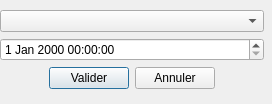
<?xml version="1.0" encoding="UTF-8"?>
<ui version="4.0">
 <class>dialog_gribDate_ui</class>
 <widget class="QDialog" name="dialog_gribDate_ui">
  <property name="geometry">
   <rect>
    <x>0</x>
    <y>0</y>
    <width>272</width>
    <height>104</height>
   </rect>
  </property>
  <property name="sizePolicy">
   <sizepolicy hsizetype="Preferred" vsizetype="Preferred">
    <horstretch>0</horstretch>
    <verstretch>0</verstretch>
   </sizepolicy>
  </property>
  <property name="windowTitle">
   <string>Grib dates</string>
  </property>
  <widget class="QWidget" name="layoutWidget">
   <property name="geometry">
    <rect>
     <x>0</x>
     <y>10</y>
     <width>264</width>
     <height>82</height>
    </rect>
   </property>
   <layout class="QVBoxLayout" name="verticalLayout">
    <item>
     <widget class="QComboBox" name="dateList"/>
    </item>
    <item>
     <widget class="QDateTimeEdit" name="dateParam"/>
    </item>
    <item>
     <layout class="QHBoxLayout" name="horizontalLayout">
      <item>
       <spacer name="horizontalSpacer">
        <property name="orientation">
         <enum>Qt::Horizontal</enum>
        </property>
        <property name="sizeHint" stdset="0">
         <size>
          <width>40</width>
          <height>20</height>
         </size>
        </property>
       </spacer>
      </item>
      <item>
       <widget class="QPushButton" name="pushButton">
        <property name="sizePolicy">
         <sizepolicy hsizetype="Minimum" vsizetype="Fixed">
          <horstretch>0</horstretch>
          <verstretch>0</verstretch>
         </sizepolicy>
        </property>
        <property name="text">
         <string>Valider</string>
        </property>
       </widget>
      </item>
      <item>
       <widget class="QPushButton" name="pushButton_2">
        <property name="text">
         <string>Annuler</string>
        </property>
       </widget>
      </item>
      <item>
       <spacer name="horizontalSpacer_2">
        <property name="orientation">
         <enum>Qt::Horizontal</enum>
        </property>
        <property name="sizeHint" stdset="0">
         <size>
          <width>40</width>
          <height>20</height>
         </size>
        </property>
       </spacer>
      </item>
     </layout>
    </item>
   </layout>
  </widget>
 </widget>
 <tabstops>
  <tabstop>dateList</tabstop>
  <tabstop>dateParam</tabstop>
  <tabstop>pushButton</tabstop>
  <tabstop>pushButton_2</tabstop>
 </tabstops>
 <resources/>
 <connections>
  <connection>
   <sender>pushButton</sender>
   <signal>clicked()</signal>
   <receiver>dialog_gribDate_ui</receiver>
   <slot>accept()</slot>
   <hints>
    <hint type="sourcelabel">
     <x>98</x>
     <y>79</y>
    </hint>
    <hint type="destinationlabel">
     <x>24</x>
     <y>83</y>
    </hint>
   </hints>
  </connection>
  <connection>
   <sender>pushButton_2</sender>
   <signal>clicked()</signal>
   <receiver>dialog_gribDate_ui</receiver>
   <slot>reject()</slot>
   <hints>
    <hint type="sourcelabel">
     <x>174</x>
     <y>75</y>
    </hint>
    <hint type="destinationlabel">
     <x>248</x>
     <y>86</y>
    </hint>
   </hints>
  </connection>
  <connection>
   <sender>dateList</sender>
   <signal>currentIndexChanged(int)</signal>
   <receiver>dialog_gribDate_ui</receiver>
   <slot>listChanged(int)</slot>
   <hints>
    <hint type="sourcelabel">
     <x>125</x>
     <y>25</y>
    </hint>
    <hint type="destinationlabel">
     <x>236</x>
     <y>62</y>
    </hint>
   </hints>
  </connection>
  <connection>
   <sender>dateParam</sender>
   <signal>dateTimeChanged(QDateTime)</signal>
   <receiver>dialog_gribDate_ui</receiver>
   <slot>paramChanged(QDateTime)</slot>
   <hints>
    <hint type="sourcelabel">
     <x>10</x>
     <y>46</y>
    </hint>
    <hint type="destinationlabel">
     <x>32</x>
     <y>61</y>
    </hint>
   </hints>
  </connection>
 </connections>
 <slots>
  <slot>listChanged(int)</slot>
  <slot>paramChanged(QDateTime)</slot>
 </slots>
</ui>
